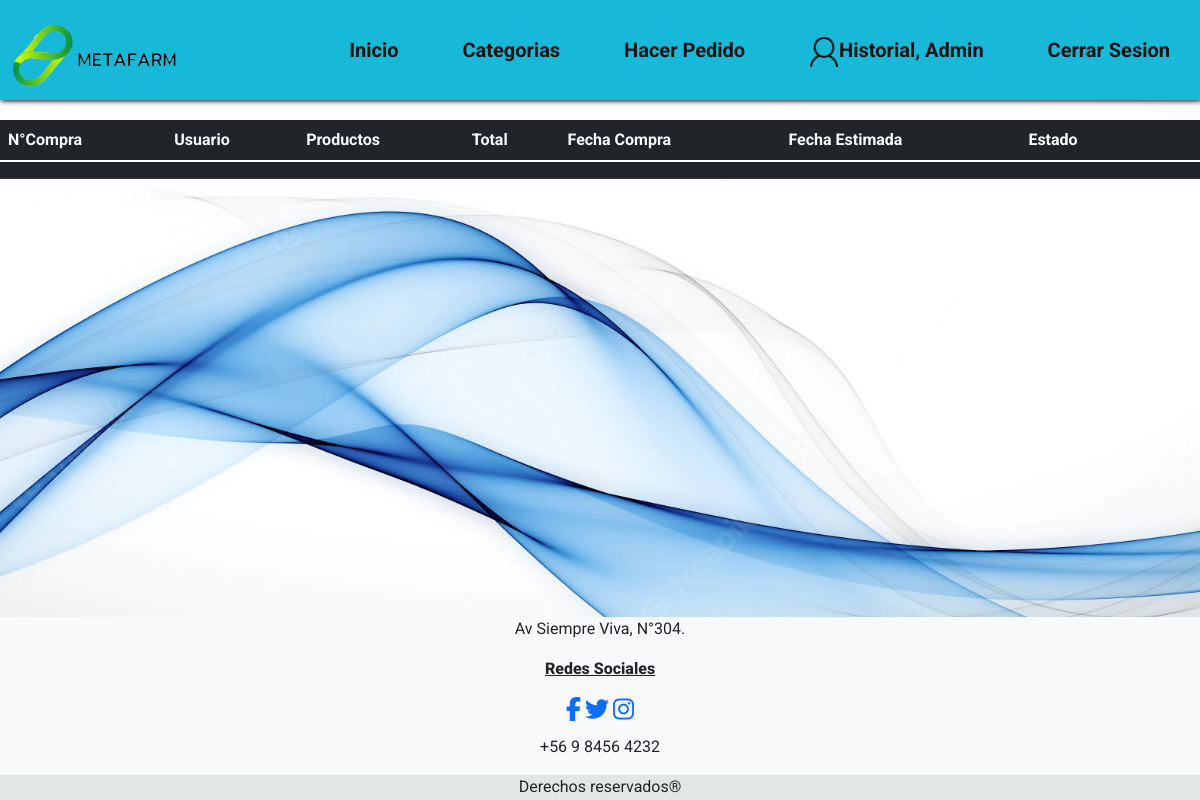
Page /historial/ (signed in) on the earlier database version.
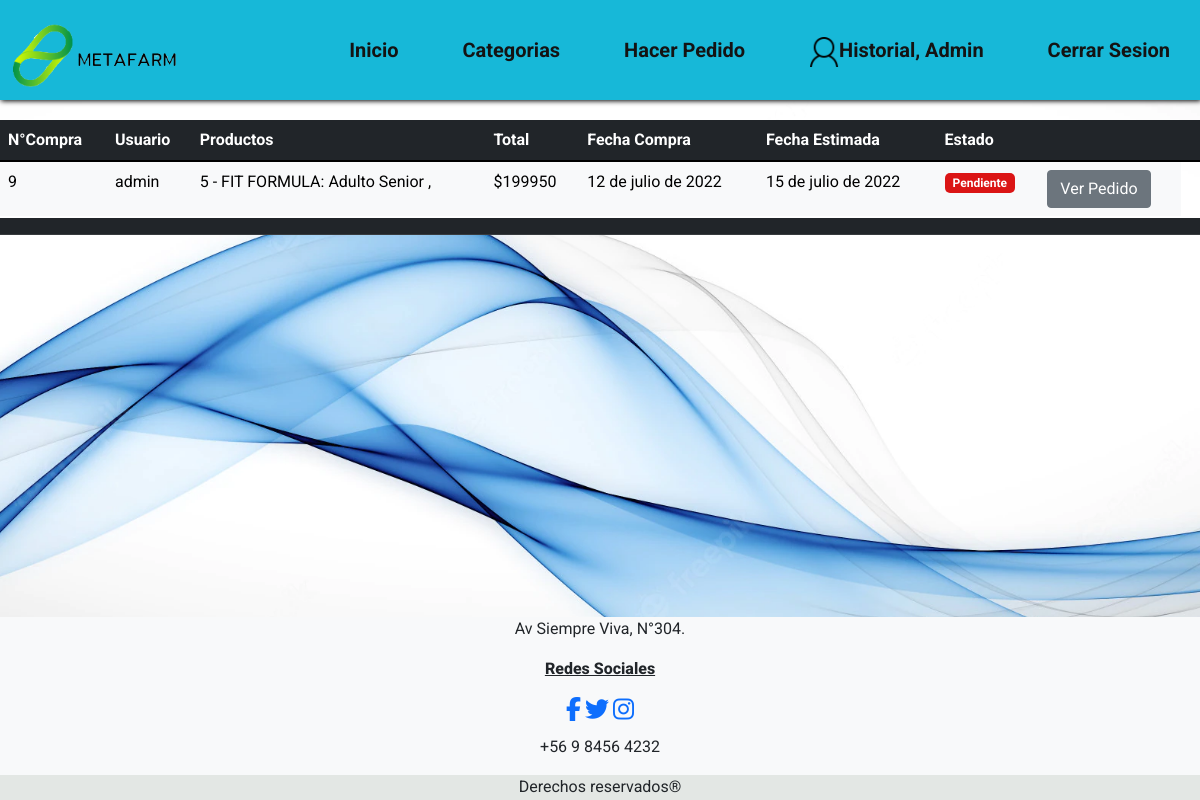
Same page on the later database version.
### farmacia/models.py (models this page shows, shortened)
class HistorialCompras (models.Model):
    idCompra = models.AutoField(primary_key=True,verbose_name='Codigo Compra')
    Usuario = models.CharField(max_length=200, verbose_name='Usuario')
    Productos = models.CharField(max_length=200, verbose_name='Productos Comprados')
    valTotal = models.IntegerField(verbose_name='Valor Total')
    fechaCompra = models.DateField(verbose_name='Fecha Compra')
    estado = models.CharField(max_length=50, verbose_name='Estado', default='Pendiente')
    fechallega = models.DateField(default=datetime.today)

### farmacia/views.py (the view)
# urls.py: path('historial/',Historial,name="his"),
def Historial (request):
    username = request.user.username
    historial = HistorialCompras.objects.filter(Usuario=username)
    context = {
        'com':historial
    }
    return render(request,'farmacia/historial.html',context)

### farmacia/context_processor.py (called while the page is built)
def total_carrito(request):
    total = 0
    desc = 0.95
    if request.user.is_authenticated:
        if "carrito" in request.session.keys():
            for key, value in request.session["carrito"].items():
                total += int(value["acumulado"])
        return {"total_carrito": round(total*desc)}
    else:
        if "carrito" in request.session.keys():
            for key, value in request.session["carrito"].items():
                total += int(value["acumulado"])
        return {"total_carrito": total}

### farmacia/templates/farmacia/historial.html (shortened to what the changed rows need)
{% load static %}
<!DOCTYPE html>
<html lang="es">
<head>
    <link href="https://cdn.jsdelivr.net/npm/bootstrap@5.1.3/dist/css/bootstrap.min.css" rel="stylesheet" />
    <link rel="stylesheet" href="{% static 'farmacia/CSS/Style.css' %}" />
    <link rel="stylesheet" href="https://cdnjs.cloudflare.com/ajax/libs/font-awesome/4.7.0/cssfont-awesome.min.css">
</head>
<body>
    <main class="main wrapper">
        <div class="tabla_historial col-md-12 table-responsive">
            <table class="table table-light">
                <thead class="table-dark">
                        <tr>
                            <th>N°Compra</th>
                            <th>Usuario</th>
                            <th>Productos</th>
                            <th>Total</th>
                            <th>Fecha Compra</th>
                            <th>Fecha Estimada</th>
                            <th>Estado</th>
                            <th></th>
                            <th></th>
                        </tr>
                    </thead>
                    <tbody>
                        {% if request.user.is_authenticated %}
                        {% for compras in com %}
                        <tr>
                        <td>{{compras.idCompra}}</td>
                        <td>{{compras.Usuario}}</td>
                        <td>{{compras.Productos}}</td>
                        <td>${{compras.valTotal}}</td>
                        <td>{{compras.fechaCompra}}</td>
                        <td>{{compras.fechallega}}</td>
                            {% if compras.estado == "Pendiente"  %}
                            <td> <span class="badge badge-pending">{{compras.estado}}<span></td>
                            {% endif %}
                        <td>
                            <a id="btnped" href="{% url 'des' compras.idCompra%}" class="btn btn-secondary" type="button" >Ver Pedido</a>
                        </td>
                        </tr>
                            </div>
                        {% endfor %}
                        {% endif %}
                        <thead class="table-dark">
                            <th></th>
                            <th></th>
                            <th></th>
                            <th></th>
                            <th></th>
                            <th></th>
                            <th></th>
                            <th></th>
                            <th></th>
                        </thead>
                    </tbody>
                </table>
            </div>
            <br>
            <br>
</main>
</body>
</html>

Differences in the rows shown:
added HistorialCompras: idCompra "9", Usuario "admin", Productos "5 - FIT FORMULA: Adulto Senior ,", valTotal "199950", fechaCompra "12 de julio de 2022", fechallega "15 de julio de 2022", estado "Pendiente"
